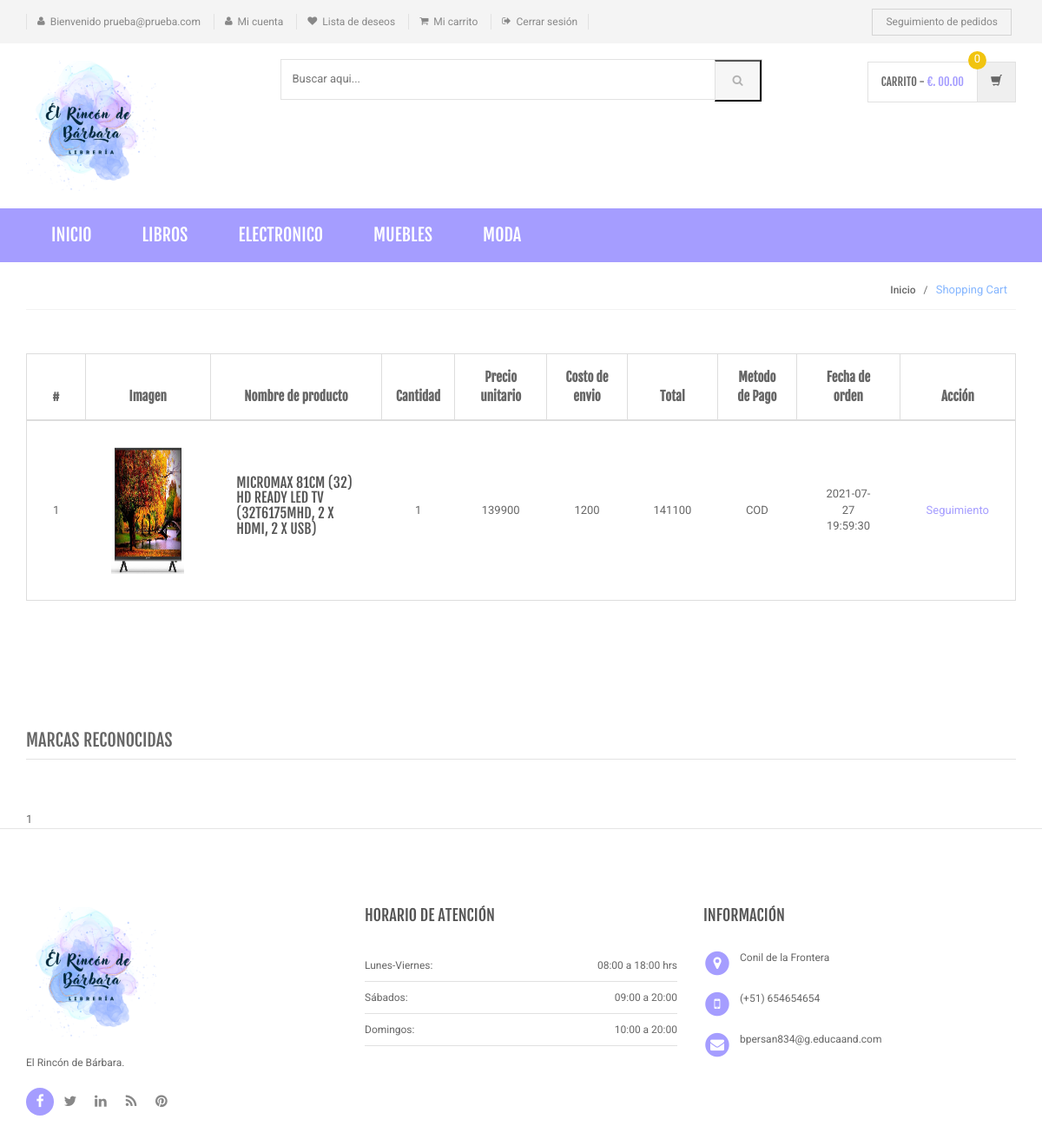
Page /order-history.php (signed in) on the committed database.
### tables this page shows
CREATE TABLE `category` (
  `id` int(11) NOT NULL,
  `categoryName` varchar(255) DEFAULT NULL,
  `categoryDescription` longtext DEFAULT NULL,
  `creationDate` timestamp NOT NULL DEFAULT current_timestamp(),
  `updationDate` varchar(255) DEFAULT NULL
);

CREATE TABLE `orders` (
  `id` int(11) NOT NULL,
  `userId` int(11) DEFAULT NULL,
  `productId` varchar(255) DEFAULT NULL,
  `quantity` int(11) DEFAULT NULL,
  `orderDate` timestamp NOT NULL DEFAULT current_timestamp(),
  `paymentMethod` varchar(50) DEFAULT NULL,
  `orderStatus` varchar(55) DEFAULT NULL
);

CREATE TABLE `products` (
  `id` int(11) NOT NULL AUTO_INCREMENT,
  `category` int(11) NOT NULL,
  `subCategory` int(11) DEFAULT NULL,
  `productName` varchar(255) DEFAULT NULL,
  `productCompany` varchar(255) DEFAULT NULL,
  `productPrice` int(11) DEFAULT NULL,
  `productPriceBeforeDiscount` int(11) DEFAULT NULL,
  `productDescription` longtext DEFAULT NULL,
  `productImage1` varchar(255) DEFAULT NULL,
  `productImage2` varchar(255) DEFAULT NULL,
  `productImage3` varchar(255) DEFAULT NULL,
  `shippingCharge` int(11) DEFAULT NULL,
  `productAvailability` varchar(255) DEFAULT NULL,
  `postingDate` timestamp NULL DEFAULT current_timestamp(),
  `updationDate` varchar(255) DEFAULT NULL,
  `author_id` int(11) DEFAULT NULL,
  PRIMARY KEY (`id`),
  KEY `author_id` (`author_id`),
  CONSTRAINT `products_ibfk_1` FOREIGN KEY (`author_id`) REFERENCES `autores` (`id`) ON DELETE SET NULL ON UPDATE CASCADE
);

### order-history.php (the view, shortened to what this page needs)
<?php
include('includes/config.php');
if(strlen($_SESSION['login'])==0)
    {
header('location:login.php');
}
else{
?>
<!DOCTYPE html>
<html lang="es">
	<head>
	    <link rel="stylesheet" href="assets/css/bootstrap.min.css">
	    <link rel="stylesheet" href="assets/css/main.css">
	    <link rel="stylesheet" href="assets/css/green.css">
	    <link rel="stylesheet" href="assets/css/owl.carousel.css">
		<link rel="stylesheet" href="assets/css/owl.transitions.css">
		<link href="assets/css/lightbox.css" rel="stylesheet">
		<link rel="stylesheet" href="assets/css/animate.min.css">
		<link rel="stylesheet" href="assets/css/rateit.css">
		<link rel="stylesheet" href="assets/css/bootstrap-select.min.css">
		<link rel="stylesheet" href="assets/css/config.css">
		<link rel="stylesheet" href="assets/css/font-awesome.min.css">
	</head>
    <body class="cnt-home">
<header class="header-style-1">
<?php include('includes/top-header.php');?>
<?php include('includes/main-header.php');?>
<?php include('includes/menu-bar.php');?>
</header>
<div class="breadcrumb">
	<div class="container">
		<div class="breadcrumb-inner">
			<ul class="list-inline list-unstyled">
				<li><a href="#">Inicio</a></li>
				<li class='active'>Shopping Cart</li>
			</ul>
		</div>
	</div>
</div>
<div class="body-content outer-top-xs">
	<div class="container">
		<div class="row inner-bottom-sm">
			<div class="shopping-cart">
				<div class="col-md-12 col-sm-12 shopping-cart-table ">
	<div class="table-responsive">
<form name="cart" method="post">
		<table class="table table-bordered">
			<thead>
				<tr>
					<th class="cart-romove item">#</th>
					<th class="cart-description item">Imagen</th>
					<th class="cart-product-name item">Nombre de producto</th>
					<th class="cart-qty item">Cantidad</th>
					<th class="cart-sub-total item">Precio unitario</th>
					<th class="cart-sub-total item">Costo de envio</th>
					<th class="cart-total item">Total</th>
					<th class="cart-total item">Metodo de Pago</th>
					<th class="cart-description item">Fecha de orden</th>
					<th class="cart-total last-item">Acción</th>
				</tr>
			</thead>
			<tbody>
<?php $query=mysqli_query($con,"select products.productImage1 as pimg1,products.productName as pname,products.id as proid,orders.productId as opid,orders.quantity as qty,products.productPrice as pprice,products.shippingCharge as shippingcharge,orders.paymentMethod as paym,orders.orderDate as odate,orders.id as orderid from orders join products on orders.productId=products.id where orders.userId='".$_SESSION['id']."' and orders.paymentMethod is not null");
$cnt=1;
while($row=mysqli_fetch_array($query))
{
?>
				<tr>
					<td><?php echo $cnt;?></td>
					<td class="cart-image">
						<a class="entry-thumbnail" href="detail.html">
						    <img src="admin/productimages/<?php echo $row['proid'];?>/<?php echo $row['pimg1'];?>" alt="" width="84" height="146">
						</a>
					</td>
					<td class="cart-product-name-info">
						<h4 class='cart-product-description'><a href="product-details.php?pid=<?php echo $row['opid'];?>">
						<?php echo $row['pname'];?></a></h4>
					</td>
					<td class="cart-product-quantity">
						<?php echo $qty=$row['qty']; ?>
		            </td>
					<td class="cart-product-sub-total"><?php echo $price=$row['pprice']; ?>  </td>
					<td class="cart-product-sub-total"><?php echo $shippcharge=$row['shippingcharge']; ?>  </td>
					<td class="cart-product-grand-total"><?php echo (($qty*$price)+$shippcharge);?></td>
					<td class="cart-product-sub-total"><?php echo $row['paym']; ?>  </td>
					<td class="cart-product-sub-total"><?php echo $row['odate']; ?>  </td>
					<td>
 <a href="javascript:void(0);" onClick="popUpWindow('track-order.php?oid=<?php echo htmlentities($row['orderid']);?>');" title="Track order">
					Seguimiento</td>
				</tr>
<?php $cnt=$cnt+1;} ?>
			</tbody>
		</table>
	</div>
</div>
		</div>
		</div>
<?php echo include('includes/brands-slider.php');?>
	</div>
</div>
<?php include('includes/footer.php');?>
</body>
</html>
<?php } ?>

### includes/menu-bar.php (shortened to what this page needs)
<div class="header-nav animate-dropdown">
    <div class="container">
        <div class="yamm navbar navbar-default" role="navigation">
            <div class="nav-bg-class">
                <div class="navbar-collapse collapse" id="mc-horizontal-menu-collapse">
	<div class="nav-outer">
		<ul class="nav navbar-nav">
			<li class="active dropdown yamm-fw">
				<a href="index.php" data-hover="dropdown" class="dropdown-toggle">Inicio</a>
			</li>
              <?php $sql=mysqli_query($con,"select id,categoryName  from category limit 6");
while($row=mysqli_fetch_array($sql))
{
    ?>
			<li class="dropdown yamm">
				<a href="category.php?cid=<?php echo $row['id'];?>"> <?php echo $row['categoryName'];?></a>
			</li>
			<?php } ?>
		</ul>
		<div class="clearfix"></div>
	</div>
</div>
            </div>
        </div>
    </div>
</div>

### assets/css/green.css (style rules this page uses)
a { color: #a59dff; }
.header-style-1 .header-nav { background: #a59dff; }
.cnt-home .header-style-1 .header-nav .navbar .navbar-nav > li.active { background: #a59dff; }
.breadcrumb ul li.active { color: #85b6ff; }

### assets/css/lightbox.css (style rules this page uses)
body:after { content: url(../images/close.png) url(../images/loading.gif) url(../images/prev.png) url(../images/next.png); display: none; }

### rows in the picture
category: categoryName "LIBROS"
category: categoryName "ELECTRONICO"
category: categoryName "MUEBLES"
category: categoryName "MODA"
orders: productId.productImage1 (picture), productId.productName "MICROMAX 81CM (32) HD READY LED TV (32T6175MHD, 2 X HDMI, 2 X USB)", quantity "1", productId.productPrice "139900", productId.shippingCharge "1200", ($qty*$price)+$shippcharge "141100", paymentMethod "COD", orderDate "2021-07-27 19:59:30"

### other values in the picture
$_SESSION['username'] "prueba@prueba.com"
include('includes/brands-slider.php') "1"
